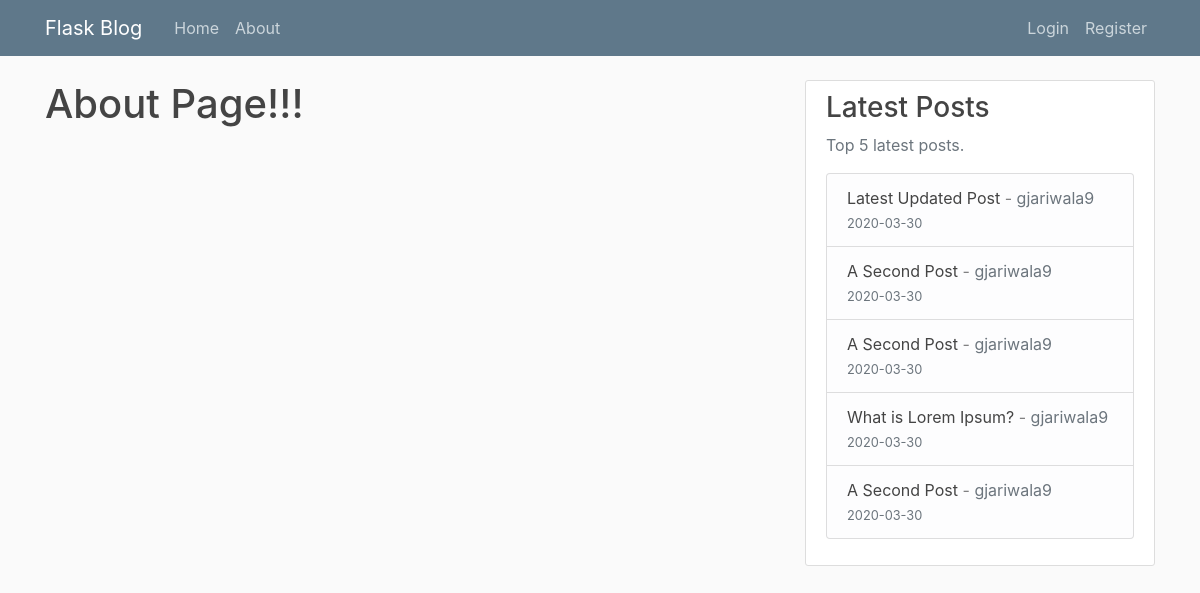
/about, run on the app's committed database.
### flask_blog/models.py (models this page shows, shortened)
class Post(db.Model):
	id = db.Column(db.Integer, primary_key=True)
	title = db.Column(db.String(100), nullable=False)
	date_posted = db.Column(db.DateTime, nullable=False, default=datetime.utcnow)
	content = db.Column(db.Text, nullable=False)
	user_id = db.Column(db.Integer, db.ForeignKey('user.id'), nullable=False)

class User(db.Model, UserMixin):
	id = db.Column(db.Integer, primary_key=True)
	username = db.Column(db.String(20), unique=True, nullable=False)
	email = db.Column(db.String(120), unique=True, nullable=False)
	image_file = db.Column(db.String(20), nullable=False, default='default.jpg')
	password = db.Column(db.String(60), nullable=False)
	posts = db.relationship('Post', backref='author', lazy=True)

### flask_blog/main/routes.py (the view)
@main.route('/about')
def about():
	return render_template('about.html', title = 'About')

### flask_blog/main/routes.py (called while the page is built)
@main.context_processor
def inject_lastest_post_all_templates():
	latest_posts = Post.query.order_by(Post.date_posted.desc()).limit(5).all()
	return dict(latest_posts=latest_posts)

### flask_blog/templates/about.html
{% extends 'layout.html' %}
{% block content %}
	<h1>About Page!!!</h1>
{% endblock content %}

### flask_blog/templates/layout.html (shortened to what this page needs)
<!DOCTYPE html>
<html>
<head>
    <link rel="stylesheet" href="https://maxcdn.bootstrapcdn.com/bootstrap/4.0.0/css/bootstrap.min.css">
    <link rel="stylesheet" type="text/css" href="{{ url_for('static', filename='main.css') }}">
</head>
<body>
    <header class="site-header">
      <nav class="navbar navbar-expand-md navbar-dark bg-steel fixed-top">
        <div class="container">
          <a class="navbar-brand mr-4" href="/">Flask Blog</a>
          <div class="collapse navbar-collapse" id="navbarToggle">
            <div class="navbar-nav mr-auto">
              <a class="nav-item nav-link" href="{{ url_for('main.home') }}">Home</a>
              <a class="nav-item nav-link" href="{{ url_for('main.about') }}">About</a>
            </div>
            <div class="navbar-nav">
              {% if current_user.is_authenticated %}
                <a class="nav-item nav-link" href="{{ url_for('posts.new_post') }}">New Post</a>
                <a class="nav-item nav-link" href="{{ url_for('users.account') }}">Account</a>
                <a class="nav-item nav-link" href="{{ url_for('users.logout') }}">Logout</a>
              {% else %}
                <a class="nav-item nav-link" href="{{ url_for('users.login') }}">Login</a>
                <a class="nav-item nav-link" href="{{ url_for('users.register') }}">Register</a>
              {% endif %}
            </div>
          </div>
        </div>
      </nav>
    </header>
    <main role="main" class="container">
      <div class="row">
        <div class="col-md-8">
          {% block content %}{% endblock %}
        </div>
        <div class="col-md-4">
          <div class="content-section">
            <h3>Latest Posts</h3>
            <p class='text-muted'>Top 5 latest posts.
              <ul class="list-group">
                {% for post in latest_posts %}
                  <li class="list-group-item list-group-item-light">
                    <a class="article-title" href="{{ url_for('posts.post', post_id=post.id) }}">{{ post.title }}</a> -
                    <a class="text-muted" href="{{ url_for('users.user_posts', username=post.author.username) }}">{{ post.author.username }}</a><br>
                    <small class="text-muted">{{ post.date_posted.strftime('%Y-%m-%d') }}</small>
                  </li>
                {% endfor %}
              </ul>
            </p>
          </div>
        </div>
      </div>
    </main>
</body>
</html>

### flask_blog/static/main.css (style rules this page uses)
body { background: #fafafa; color: #333333; margin-top: 5rem; }
h1, h2, h3, h4, h5, h6 { color: #444444; }
.bg-steel { background-color: #5f788a; }
.site-header .navbar-nav .nav-link { color: #cbd5db; }
.content-section { background: #ffffff; padding: 10px 20px; border: 1px solid #dddddd; border-radius: 3px; margin-bottom: 20px; }
.article-title { color: #444444; }

### data on the page
Post: title "Latest Updated Post", author.username "gjariwala9", date_posted "2020-03-30"
Post: title "A Second Post", author.username "gjariwala9", date_posted "2020-03-30"
Post: title "A Second Post", author.username "gjariwala9", date_posted "2020-03-30"
Post: title "What is Lorem Ipsum?", author.username "gjariwala9", date_posted "2020-03-30"
Post: title "A Second Post", author.username "gjariwala9", date_posted "2020-03-30"
